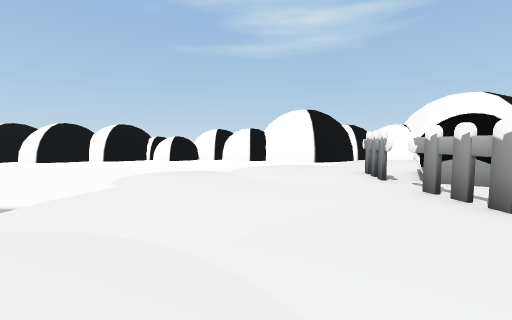
View 1 (above)

18 first-person views from a walk through a scene from a Unity 3-D project. The camera is 1.5 m above the floor, tilts 4° down and sees 90° across. The floor is counted in squares, 2 m on a side. Each view is taken from the middle of a square. On the plan, view 1 faces up. The plan holds only what a view shows up to about 9 squares ahead; the rest is blank. The place goes on beyond the plan. Some surface patterns are stand-ins.

View 2
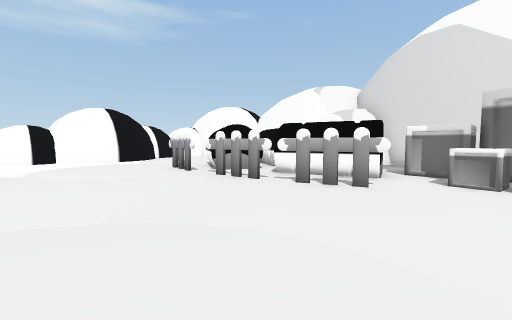

View 3
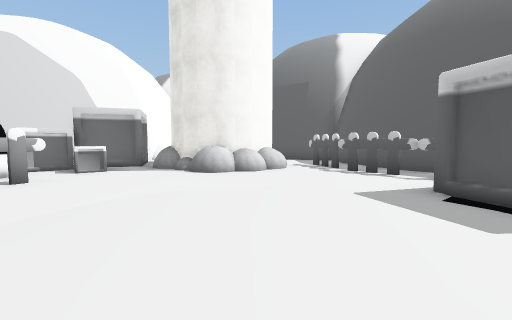

View 4
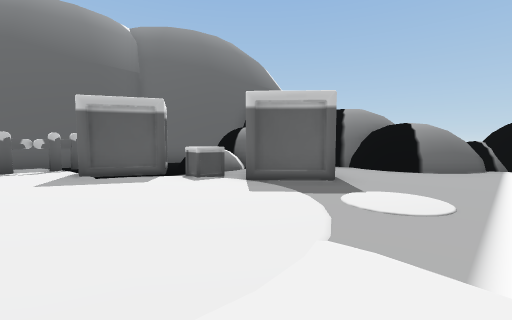

View 5
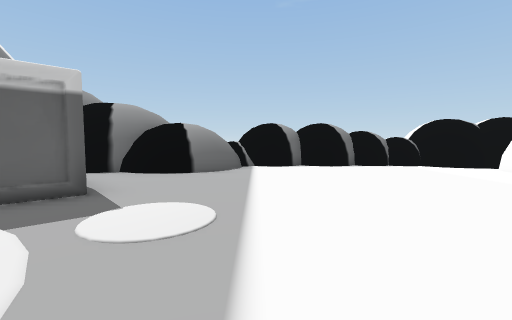

View 6
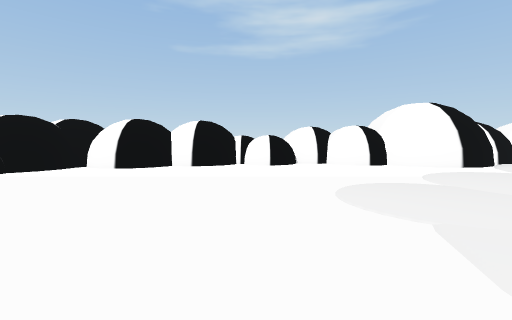

View 7
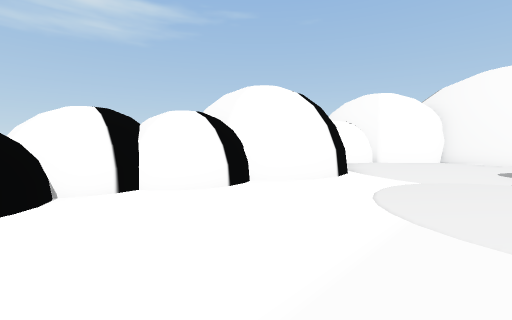

View 8
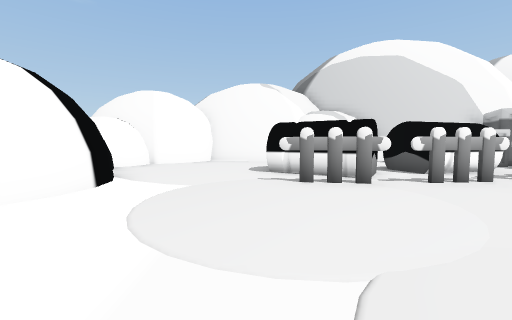

View 9
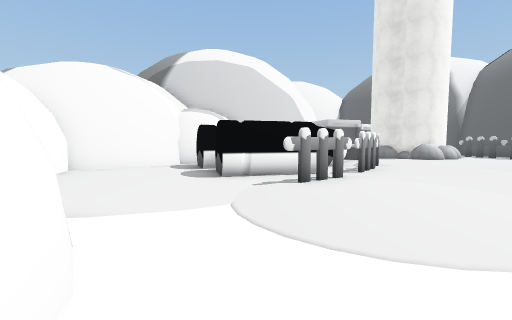

View 10
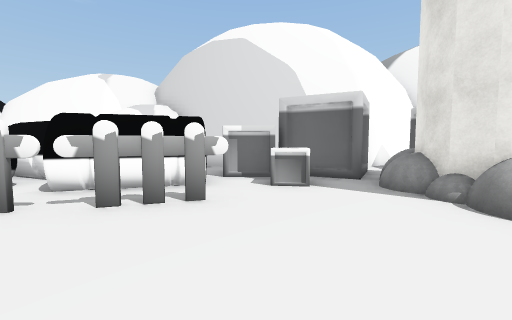

View 11
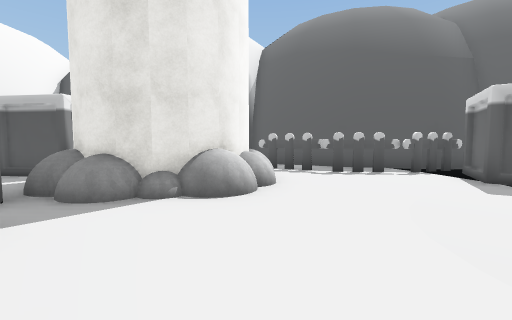

View 12
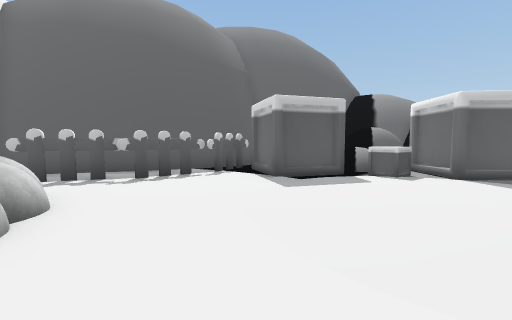

View 13
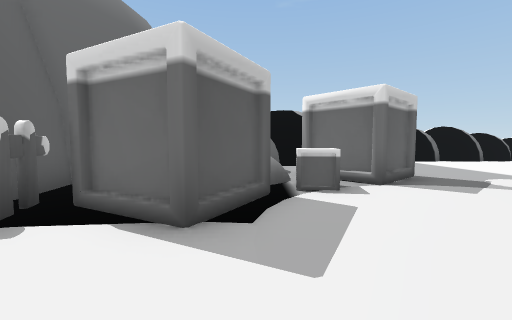

View 14
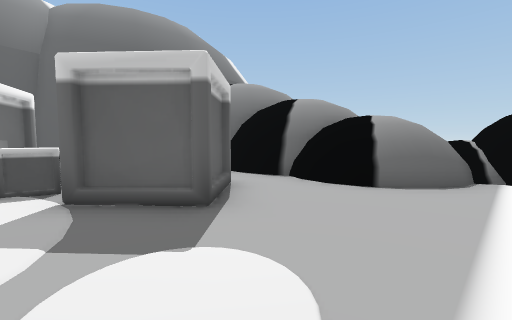

View 15
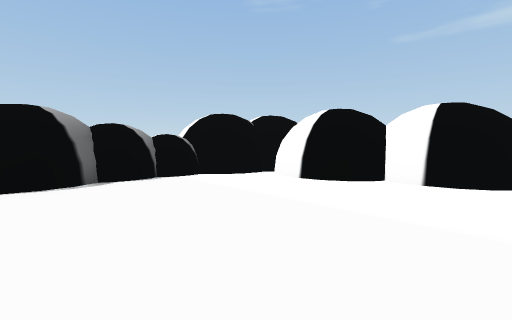

View 16
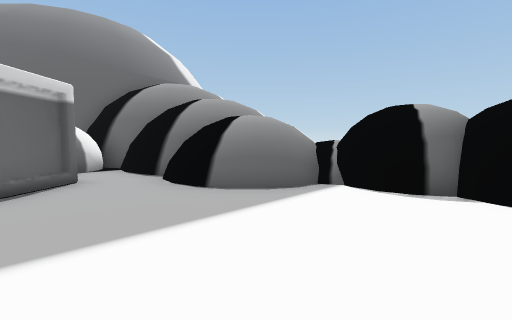

View 17
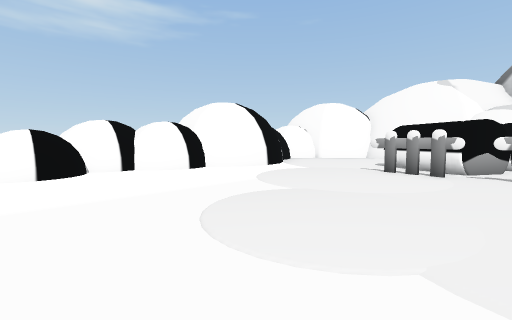

View 18
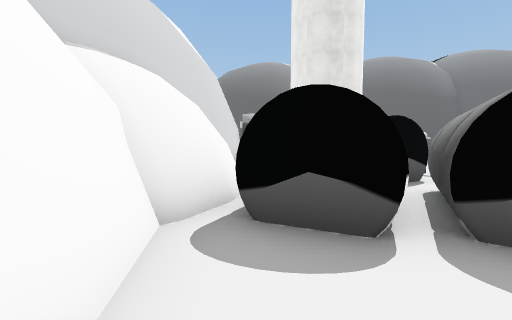

### Floor plan
Key: @ floor where view 1 was taken; # wall or solid block; . floor; ^ raised ledge; F fence; C crate; O other object.
Columns run from 11 left of view 1 to 9 right of it. Each row starts with its distance up from view 1.
 12         ###
 11     #####.### #####
 10  ####.......###...##
  9 ##.................#
  8 #..................#
  7 #...........  .....#
  6 #..........   FOOO.#
  5 #.............FOOOO#
  4 #.............FOO ##
  3 #.............FOO  #
  2 ###...........FOO  #
  1   #...........F.OC #
  0   #..O.....@.....CC#
 -1   #.OOO.........COO#
 -2   #..OCC........OO
 -3   ####^O.....^##^OO
 -4    ###^OO....#   ^ ##
 -5         OFFF.^   #CC#
 -6       ##F##FFF   CC
 -7       ########

Where each view was taken, in squares from view 1:
view 1: 0 up, 0 right, facing up
view 2: 1 down, 1 left, facing up-right
view 3: 1 up, 3 left, facing down-right
view 4: 3 up, 1 left, facing down-left
view 5: 3 up, 2 left, facing left
view 6: 2 up, 4 left, facing up
view 7: 7 up, 3 left, facing up-right
view 8: 7 up, 2 left, facing right
view 9: 10 up, 0 right, facing down-right
view 10: 0 up, 0 right, facing right
view 11: 1 up, 2 right, facing down
view 12: 0 up, 2 right, facing down-left
view 13: 3 down, 0 right, facing left
view 14: 3 up, 4 left, facing down-left
view 15: 5 up, 5 left, facing up-left
view 16: 5 up, 6 left, facing down-left
view 17: 4 up, 4 left, facing up-right
view 18: 8 up, 7 right, facing down
